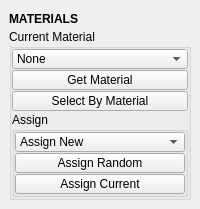
<?xml version="1.0" encoding="UTF-8"?>
<ui version="4.0">
 <class>QtUi</class>
 <widget class="QMainWindow" name="QtUi">
  <property name="enabled">
   <bool>true</bool>
  </property>
  <property name="geometry">
   <rect>
    <x>0</x>
    <y>0</y>
    <width>200</width>
    <height>200</height>
   </rect>
  </property>
  <property name="sizePolicy">
   <sizepolicy hsizetype="Preferred" vsizetype="Preferred">
    <horstretch>0</horstretch>
    <verstretch>0</verstretch>
   </sizepolicy>
  </property>
  <property name="tabShape">
   <enum>QTabWidget::Triangular</enum>
  </property>
  <property name="dockNestingEnabled">
   <bool>true</bool>
  </property>
  <property name="dockOptions">
   <set>QMainWindow::AllowNestedDocks|QMainWindow::AllowTabbedDocks|QMainWindow::AnimatedDocks|QMainWindow::ForceTabbedDocks</set>
  </property>
  <widget class="QWidget" name="central_widget">
   <property name="minimumSize">
    <size>
     <width>200</width>
     <height>0</height>
    </size>
   </property>
   <layout class="QVBoxLayout" name="verticalLayout_2">
    <item>
     <layout class="QVBoxLayout" name="verticalLayout">
      <property name="spacing">
       <number>0</number>
      </property>
      <item>
       <widget class="Header" name="header">
        <property name="minimumSize">
         <size>
          <width>0</width>
          <height>20</height>
         </size>
        </property>
        <property name="font">
         <font>
          <weight>75</weight>
          <bold>true</bold>
         </font>
        </property>
        <property name="text">
         <string>MATERIALS</string>
        </property>
       </widget>
      </item>
      <item>
       <widget class="QGroupBox" name="group000">
        <property name="title">
         <string>Current Material</string>
        </property>
        <layout class="QGridLayout" name="gridLayout">
         <property name="leftMargin">
          <number>0</number>
         </property>
         <property name="topMargin">
          <number>0</number>
         </property>
         <property name="rightMargin">
          <number>0</number>
         </property>
         <property name="bottomMargin">
          <number>0</number>
         </property>
         <property name="spacing">
          <number>1</number>
         </property>
         <item row="2" column="0" colspan="2">
          <widget class="ComboBox" name="cmb002">
           <property name="minimumSize">
            <size>
             <width>0</width>
             <height>20</height>
            </size>
           </property>
           <property name="maximumSize">
            <size>
             <width>16777215</width>
             <height>20</height>
            </size>
           </property>
           <property name="toolTip">
            <string>Current material.</string>
           </property>
           <property name="maxVisibleItems">
            <number>40</number>
           </property>
           <property name="maxCount">
            <number>500</number>
           </property>
           <property name="sizeAdjustPolicy">
            <enum>QComboBox::AdjustToContents</enum>
           </property>
           <property name="frame">
            <bool>true</bool>
           </property>
           <item>
            <property name="text">
             <string>None</string>
            </property>
           </item>
          </widget>
         </item>
         <item row="11" column="0" colspan="2">
          <widget class="PushButton" name="tb000">
           <property name="enabled">
            <bool>true</bool>
           </property>
           <property name="minimumSize">
            <size>
             <width>0</width>
             <height>20</height>
            </size>
           </property>
           <property name="maximumSize">
            <size>
             <width>16777215</width>
             <height>20</height>
            </size>
           </property>
           <property name="toolTip">
            <string>&lt;html&gt;&lt;head/&gt;&lt;body&gt;&lt;p&gt;Select all components with the same material. &lt;/p&gt;&lt;p&gt;If nothing is selected; search all geometry.&lt;/p&gt;&lt;/body&gt;&lt;/html&gt;</string>
           </property>
           <property name="text">
            <string>Select By Material</string>
           </property>
          </widget>
         </item>
         <item row="8" column="0" colspan="2">
          <widget class="QPushButton" name="b002">
           <property name="enabled">
            <bool>true</bool>
           </property>
           <property name="minimumSize">
            <size>
             <width>0</width>
             <height>20</height>
            </size>
           </property>
           <property name="maximumSize">
            <size>
             <width>16777215</width>
             <height>20</height>
            </size>
           </property>
           <property name="toolTip">
            <string>Set material shader ID from selection.</string>
           </property>
           <property name="text">
            <string>Get Material</string>
           </property>
          </widget>
         </item>
         <item row="13" column="0" colspan="2">
          <widget class="QGroupBox" name="groupBox">
           <property name="title">
            <string>Assign</string>
           </property>
           <layout class="QVBoxLayout" name="verticalLayout_3">
            <property name="spacing">
             <number>1</number>
            </property>
            <property name="leftMargin">
             <number>0</number>
            </property>
            <property name="topMargin">
             <number>0</number>
            </property>
            <property name="rightMargin">
             <number>0</number>
            </property>
            <property name="bottomMargin">
             <number>0</number>
            </property>
            <item>
             <widget class="ComboBox" name="cmb000">
              <property name="minimumSize">
               <size>
                <width>0</width>
                <height>20</height>
               </size>
              </property>
              <property name="maximumSize">
               <size>
                <width>16777215</width>
                <height>20</height>
               </size>
              </property>
              <property name="toolTip">
               <string>Assign a new material to the current selection.</string>
              </property>
              <property name="maxVisibleItems">
               <number>40</number>
              </property>
              <property name="maxCount">
               <number>500</number>
              </property>
              <property name="sizeAdjustPolicy">
               <enum>QComboBox::AdjustToContents</enum>
              </property>
              <property name="frame">
               <bool>true</bool>
              </property>
              <item>
               <property name="text">
                <string>Assign New</string>
               </property>
              </item>
             </widget>
            </item>
            <item>
             <widget class="PushButton" name="b004">
              <property name="enabled">
               <bool>true</bool>
              </property>
              <property name="minimumSize">
               <size>
                <width>0</width>
                <height>20</height>
               </size>
              </property>
              <property name="maximumSize">
               <size>
                <width>16777215</width>
                <height>20</height>
               </size>
              </property>
              <property name="toolTip">
               <string>&lt;html&gt;&lt;head/&gt;&lt;body&gt;&lt;p&gt;Assign a new random material to any selected object(s).&lt;/p&gt;&lt;p&gt;&lt;br/&gt;&lt;span style=&quot; font-style:italic;&quot;&gt;You can click repeatedly until a desired color is found.&lt;/span&gt;&lt;/p&gt;&lt;/body&gt;&lt;/html&gt;</string>
              </property>
              <property name="text">
               <string>Assign Random</string>
              </property>
             </widget>
            </item>
            <item>
             <widget class="PushButton" name="b005">
              <property name="enabled">
               <bool>true</bool>
              </property>
              <property name="minimumSize">
               <size>
                <width>0</width>
                <height>20</height>
               </size>
              </property>
              <property name="maximumSize">
               <size>
                <width>16777215</width>
                <height>20</height>
               </size>
              </property>
              <property name="toolTip">
               <string>Assign the current material to any selected object(s).</string>
              </property>
              <property name="text">
               <string>Assign Current</string>
              </property>
             </widget>
            </item>
            <item>
             <spacer name="verticalSpacer">
              <property name="orientation">
               <enum>Qt::Vertical</enum>
              </property>
              <property name="sizeHint" stdset="0">
               <size>
                <width>0</width>
                <height>10</height>
               </size>
              </property>
             </spacer>
            </item>
           </layout>
          </widget>
         </item>
        </layout>
       </widget>
      </item>
     </layout>
    </item>
   </layout>
  </widget>
 </widget>
 <customwidgets>
  <customwidget>
   <class>Header</class>
   <extends>QLabel</extends>
   <header>uitk.widgets.header.Header.h</header>
  </customwidget>
  <customwidget>
   <class>PushButton</class>
   <extends>QPushButton</extends>
   <header>widgets.pushbutton.h</header>
  </customwidget>
  <customwidget>
   <class>ComboBox</class>
   <extends>QComboBox</extends>
   <header>uitk.widgets.comboBox.ComboBox.h</header>
  </customwidget>
 </customwidgets>
 <resources/>
 <connections/>
 <designerdata>
  <property name="gridDeltaX">
   <number>5</number>
  </property>
  <property name="gridDeltaY">
   <number>5</number>
  </property>
  <property name="gridSnapX">
   <bool>true</bool>
  </property>
  <property name="gridSnapY">
   <bool>true</bool>
  </property>
  <property name="gridVisible">
   <bool>true</bool>
  </property>
 </designerdata>
</ui>
